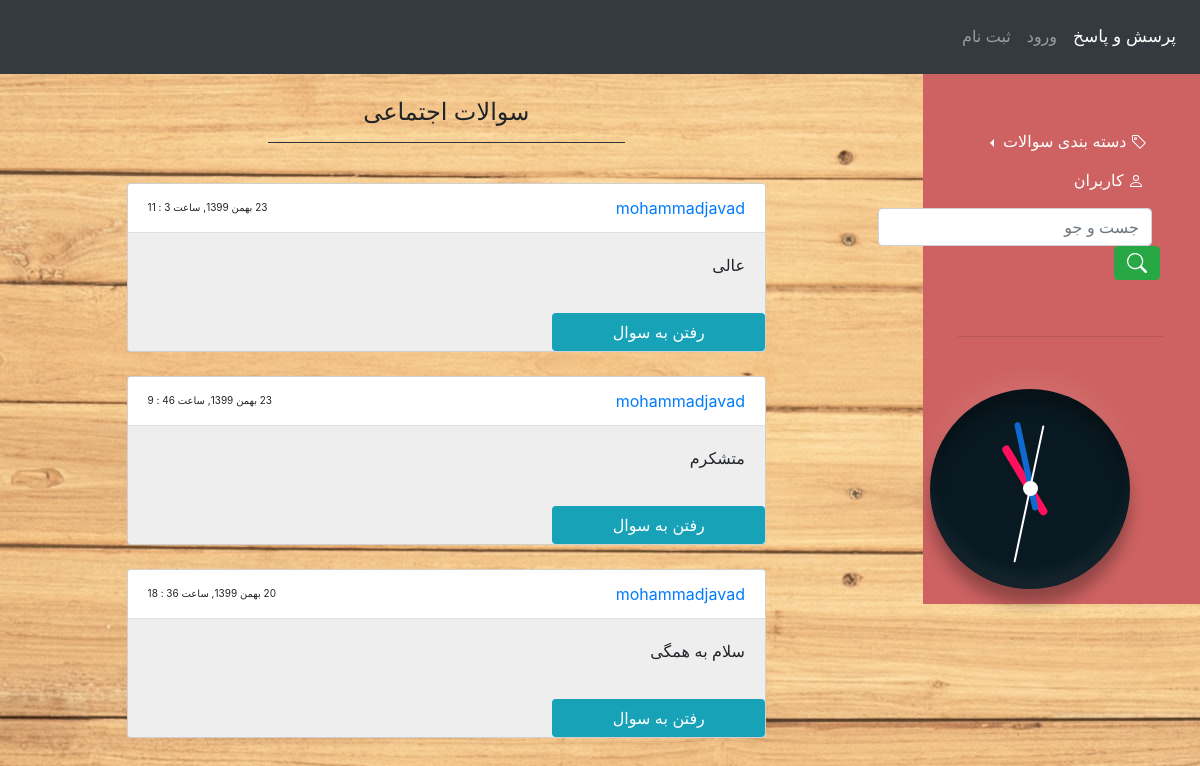
/ejtemaei/, run on the app's committed database.
### posts/models.py (models this page shows, shortened)
class Post(models.Model):
    user = models.ForeignKey(User, on_delete=models.CASCADE)
    body = models.TextField(max_length=500)
    image = models.ImageField(upload_to='post_image/%Y/%m/%d', blank=True, null=True)
    category = models.CharField(max_length=20, choices=CATEGORY_CHOICES, default='1')
    slug = models.SlugField(max_length=150, allow_unicode=True)
    created = models.DateTimeField(auto_now_add=True)
    def get_absolute_url(self):
        return reverse('posts:post_detail', args=[self.created.year, self.created.month,
                                                  self.created.day, self.slug])
    class Meta:
        ordering = ('-created',)
    def jcreated(self):
        return jalali_converter(self.created)

### posts/views.py (the view)
# urls.py: path('ejtemaei/', views.post_ejtemaei, name='ejtemaei'),
def post_ejtemaei(request):
    posts = Post.objects.all()
    return render(request, 'posts/category/ejtemaei.html', {'posts': posts})

### extensions/jalali.py (called while the page is built)
    def persian_tuple(self):
        return self.persian_year, self.persian_month, self.persian_day

### extensions/utils.py (called while the page is built)
def jalali_converter(time):
    jmonths = ["فروردین", "اردیبهشت", "خرداد", "تیر", "مرداد", "شهریور", "مهر", "آبان", "آذر", "دی", "بهمن", "اسفند", ]
    time = timezone.localtime(time)
    time_to_str = "{},{},{}".format(time.year, time.month, time.day)
    time_to_tuple = jalali.Gregorian(time_to_str).persian_tuple()
    time_to_list = list(time_to_tuple)
    for index, month in enumerate(jmonths):
        if time_to_list[1] == index + 1:
            time_to_list[1] = month
            break
    output = f'{time_to_list[2]} {time_to_list[1]} {time_to_list[0]}, ساعت {time.minute} : {time.hour}'
    return output

### posts/templates/posts/category/ejtemaei.html (shortened to what this page needs)
<head>
</head>
{% extends 'base.html' %}
{% block content %}
    <br><h4 class="text-center">سوالات اجتماعی</h4><hr class="bg-dark" style="margin-right: auto;margin-left: auto; width: 40%"><br>
    {% for post in posts %}
        {% ifequal post.category '1'%}
            <div dir='rtl' class="d-flex justify-content-center">
                <div class="col-9">
                    <div class="card text-right" style="background-color: #eeeeee">
                        <p class="card-header bg-white">
                            <a href="{% url 'account:dashboard' post.user.id %}"> {{ post.user }} </a>
                            <span class="mt-1" style="float:left; font-size: 10px">{{ post.jcreated }}</span>
                        </p>
                        <p class="card-body" style="width: 400px; white-space: nowrap; overflow: hidden; text-overflow: ellipsis">
                            {{ post.body }}
                        </p>
                        <button class="col-4 btn bg-info" type='button'><a class="text-white" href="{{ post.get_absolute_url }}"> رفتن به سوال</a></button>
                    </div>
                </div>
            </div><br>
        {% endifequal %}
    {% endfor %}
{% endblock %}

### data on the page
Post: user "mohammadjavad", jcreated "23 بهمن 1399, ساعت 3 : 11", body "عالی"
Post: user "mohammadjavad", jcreated "23 بهمن 1399, ساعت 46 : 9", body "متشکرم"
Post: user "mohammadjavad", jcreated "20 بهمن 1399, ساعت 36 : 18", body "سلام به همگی"
